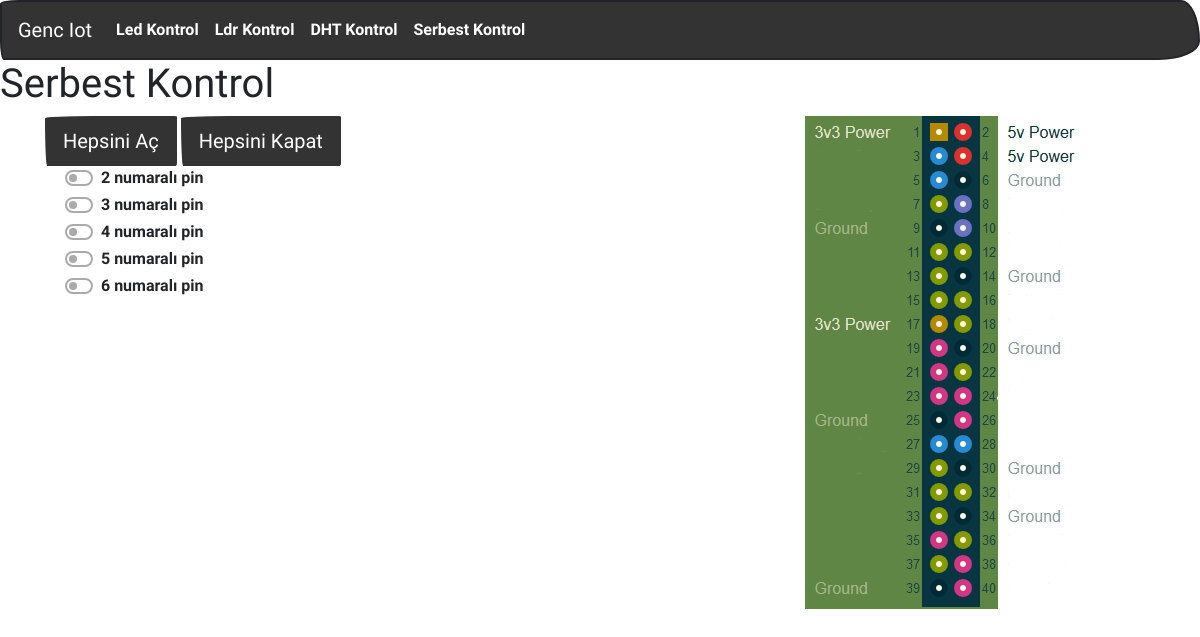
The page /serbest on the database as committed earlier.
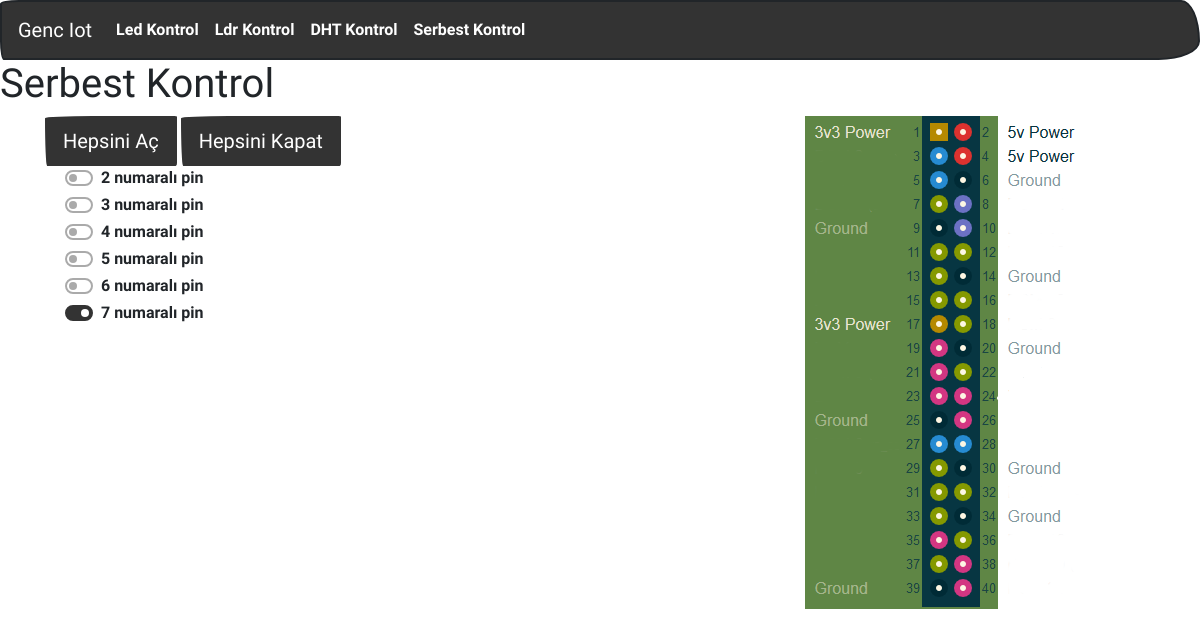
The same page on the database as committed later.
### led/models.py (models this page shows, shortened)
class Pin(models.Model):
    pin_numarasi = models.IntegerField()
    pin_degeri = models.BooleanField()

### led/views.py (the view)
# urls.py: path("serbest", views.serbest,name='serbest'),
def serbest(request):
    context = {
        "pins": Pin.objects.all()
    }
    return render(request,"led/serbest.html",context)

### led/templates/led/serbest.html (shortened to what this page needs)
{% extends "led/base.html" %}
{% load static %}
{% block icerik %}
<h1>Serbest Kontrol</h1>
<div class="container">
    <div class="row">
        <div class="col-sm">
        <button type="button" class="btn btn-primary btn-lg" id='hep_ac_btn'>Hepsini Aç</button>
        <button type="button" class="btn btn-primary btn-lg" id='hep_kapa_btn'>Hepsini Kapat</button>
        {% for pin in pins %}
            <div class="custom-control custom-switch">
                <label class="custom-control-label" for="pin{{pin.pin_numarasi}}">{{pin.pin_numarasi}} numaralı pin </label>
            </div>
        {% endfor %}
        </div>
        <div class="col-sm">
        </div>
        <div class="col-sm">
            <img src="{% static 'led/pinout.png' %}" alt="pinout">
        </div>
    </div>
</div>
{% endblock %}

### led/templates/led/base.html (shortened to what this page needs)
<!DOCTYPE html>
{% load static %}
<html>
    <head>
        <link rel="stylesheet" href="{% static 'led/all.min.css' %}"/>
        <link rel="stylesheet" href="{% static 'led/bootstrap.min.css' %}"/>
        <link rel="stylesheet" href="{% static 'led/animate.css' %}"/>
        <link rel="stylesheet" href="{% static 'led/ufak_dokunuslar.css' %}"/>
    </head>
    <body>
        <nav class="navbar navbar-expand-lg navbar-dark bg-primary">
            <a class="navbar-brand" href="{% url 'index' %}">Genc Iot</i></a>
            <div class="collapse navbar-collapse" id="navbarColor01">
              <ul class="navbar-nav mr-auto">
                <li class="nav-item active">
                  <a class="nav-link" href="{% url 'led' %}">Led Kontrol<span class="sr-only">(current)</span></a>
                </li>
                <li class="nav-item">
                  <a class="nav-link" href="{% url 'ldr' %}">Ldr Kontrol</a>
                </li>
                <li class="nav-item">
                  <a class="nav-link" href="{% url 'dht' %}">DHT Kontrol</a>
                </li>
                <li class="nav-item">
                  <a class="nav-link" href="{% url 'serbest' %}">Serbest Kontrol</a>
                </li>
              </ul>
            </div>
          </nav>
          {% block icerik %}
          {% endblock %}
    </body>
</html>

Rows that differ between the two databases and show on the page:
added Pin: pin_numarasi "7"
